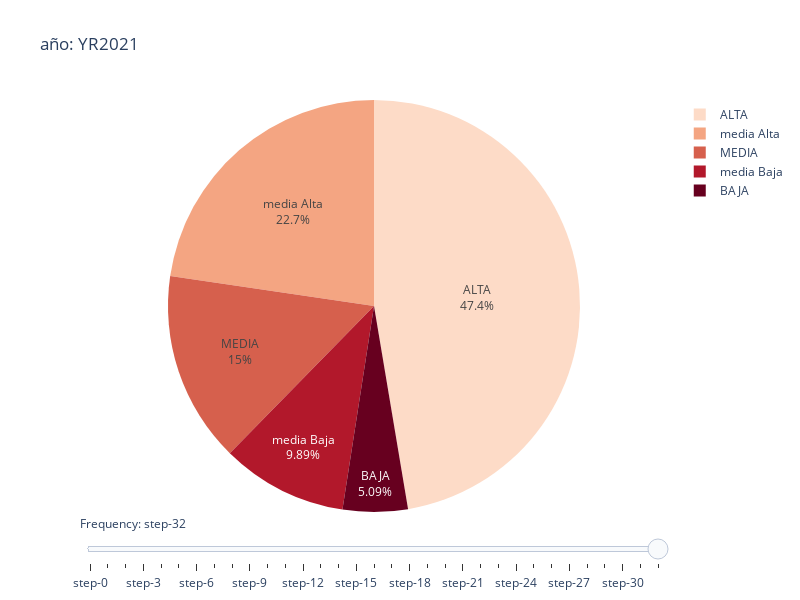

Notebook code cell kept with this figure:
### Code cell
import plotly.graph_objects as go
import numpy as np

# Create figure
fig = go.Figure()

# Add traces, one for each slider step
for step in range(len(result)):
    fig.add_trace(
        go.Pie(labels=result.columns, values=result.iloc[step].tolist(), marker=dict(colors=px.colors.sequential.RdBu)))
    fig.update_traces(textposition='inside', textinfo='percent+label')
    # fig.update_layout(margin=dict(t=0, b=0, l=0, r=0))

# # Make 10th trace visible
fig.data[10].visible = True

# Create and add slider
steps = []
for i in range(len(fig.data)):
    step = dict(
        method="update",
        args=[{"visible": [False] * len(fig.data)},
              {"title": "año: " + result.index.tolist()[i]}],  # layout attribute
    )
    step["args"][0]["visible"][i] = True  # Toggle i'th trace to "visible"
    steps.append(step)

sliders = [dict(
    active= 10,
    currentvalue={"prefix": "Frequency: "},
    pad={"t": 0},
    steps=steps
)]

fig.update_layout(
    sliders=sliders,width=800, height=600
    # margin=dict(t=0, b=0, l=0, r=0)
)

fig.show()

### Figure 1 — Plotly figure (JSON) as saved in the notebook; plotly's stock layout.template omitted (floating-point values rounded to 4 significant figures)
{"data": [{"labels": ["BAJA", "media Baja", "MEDIA", "media Alta", "ALTA"], "marker": {"colors": ["rgb(103,0,31)", "rgb(178,24,43)", "rgb(214,96,77)", "rgb(244,165,130)", "rgb(253,219,199)", "rgb(247,247,247)", "rgb(209,229,240)", "rgb(146,197,222)", "rgb(67,147,195)", "rgb(33,102,172)", "rgb(5,48,97)"]}, "textinfo": "percent+label", "textposition": "inside", "type": "pie", "values": [5.3, 10.2, 15.4, 22.6, 46.6], "visible": false}, {"labels": ["BAJA", "media Baja", "MEDIA", "media Alta", "ALTA"], "marker": {"colors": ["rgb(103,0,31)", "rgb(178,24,43)", "rgb(214,96,77)", "rgb(244,165,130)", "rgb(253,219,199)", "rgb(247,247,247)", "rgb(209,229,240)", "rgb(146,197,222)", "rgb(67,147,195)", "rgb(33,102,172)", "rgb(5,48,97)"]}, "textinfo": "percent+label", "textposition": "inside", "type": "pie", "values": [5.1, 9.9, 14.6, 21.8, 48.5], "visible": false}, {"labels": ["BAJA", "media Baja", "MEDIA", "media Alta", "ALTA"], "marker": {"colors": ["rgb(103,0,31)", "rgb(178,24,43)", "rgb(214,96,77)", "rgb(244,165,130)", "rgb(253,219,199)", "rgb(247,247,247)", "rgb(209,229,240)", "rgb(146,197,222)", "rgb(67,147,195)", "rgb(33,102,172)", "rgb(5,48,97)"]}, "textinfo": "percent+label", "textposition": "inside", "type": "pie", "values": [4.6, 9.3, 14.1, 21.5, 50.6], "visible": false}, {"labels": ["BAJA", "media Baja", "MEDIA", "media Alta", "ALTA"], "marker": {"colors": ["rgb(103,0,31)", "rgb(178,24,43)", "rgb(214,96,77)", "rgb(244,165,130)", "rgb(253,219,199)", "rgb(247,247,247)", "rgb(209,229,240)", "rgb(146,197,222)", "rgb(67,147,195)", "rgb(33,102,172)", "rgb(5,48,97)"]}, "textinfo": "percent+label", "textposition": "inside", "type": "pie", "values": [4.8, 9.1, 13.3, 20.3, 52.5], "visible": false}, {"labels": ["BAJA", "media Baja", "MEDIA", "media Alta", "ALTA"], "marker": {"colors": ["rgb(103,0,31)", "rgb(178,24,43)", "rgb(214,96,77)", "rgb(244,165,130)", "rgb(253,219,199)", "rgb(247,247,247)", "rgb(209,229,240)", "rgb(146,197,222)", "rgb(67,147,195)", "rgb(33,102,172)", "rgb(5,48,97)"]}, "textinfo": "percent+label", "textposition": "inside", "type": "pie", "values": [4.6, 9.2, 13.9, 21.5, 50.9], "visible": false}, {"labels": ["BAJA", "media Baja", "MEDIA", "media Alta", "ALTA"], "marker": {"colors": ["rgb(103,0,31)", "rgb(178,24,43)", "rgb(214,96,77)", "rgb(244,165,130)", "rgb(253,219,199)", "rgb(247,247,247)", "rgb(209,229,240)", "rgb(146,197,222)", "rgb(67,147,195)", "rgb(33,102,172)", "rgb(5,48,97)"]}, "textinfo": "percent+label", "textposition": "inside", "type": "pie", "values": [4.5, 9.3, 14.3, 22, 49.9], "visible": false}, {"labels": ["BAJA", "media Baja", "MEDIA", "media Alta", "ALTA"], "marker": {"colors": ["rgb(103,0,31)", "rgb(178,24,43)", "rgb(214,96,77)", "rgb(244,165,130)", "rgb(253,219,199)", "rgb(247,247,247)", "rgb(209,229,240)", "rgb(146,197,222)", "rgb(67,147,195)", "rgb(33,102,172)", "rgb(5,48,97)"]}, "textinfo": "percent+label", "textposition": "inside", "type": "pie", "values": [4.4, 9, 14, 21.6, 51], "visible": false}, {"labels": ["BAJA", "media Baja", "MEDIA", "media Alta", "ALTA"], "marker": {"colors": ["rgb(103,0,31)", "rgb(178,24,43)", "rgb(214,96,77)", "rgb(244,165,130)", "rgb(253,219,199)", "rgb(247,247,247)", "rgb(209,229,240)", "rgb(146,197,222)", "rgb(67,147,195)", "rgb(33,102,172)", "rgb(5,48,97)"]}, "textinfo": "percent+label", "textposition": "inside", "type": "pie", "values": [3.8, 8.4, 13.3, 20.8, 53.8], "visible": false}, {"labels": ["BAJA", "media Baja", "MEDIA", "media Alta", "ALTA"], "marker": {"colors": ["rgb(103,0,31)", "rgb(178,24,43)", "rgb(214,96,77)", "rgb(244,165,130)", "rgb(253,219,199)", "rgb(247,247,247)", "rgb(209,229,240)", "rgb(146,197,222)", "rgb(67,147,195)", "rgb(33,102,172)", "rgb(5,48,97)"]}, "textinfo": "percent+label", "textposition": "inside", "type": "pie", "values": [3.5, 8.2, 13.1, 21.2, 54], "visible": false}, {"labels": ["BAJA", "media Baja", "MEDIA", "media Alta", "ALTA"], "marker": {"colors": ["rgb(103,0,31)", "rgb(178,24,43)", "rgb(214,96,77)", "rgb(244,165,130)", "rgb(253,219,199)", "rgb(247,247,247)", "rgb(209,229,240)", "rgb(146,197,222)", "rgb(67,147,195)", "rgb(33,102,172)", "rgb(5,48,97)"]}, "textinfo": "percent+label", "textposition": "inside", "type": "pie", "values": [3.5, 8.2, 13.2, 21.3, 53.7], "visible": false}, {"labels": ["BAJA", "media Baja", "MEDIA", "media Alta", "ALTA"], "marker": {"colors": ["rgb(103,0,31)", "rgb(178,24,43)", "rgb(214,96,77)", "rgb(244,165,130)", "rgb(253,219,199)", "rgb(247,247,247)", "rgb(209,229,240)", "rgb(146,197,222)", "rgb(67,147,195)", "rgb(33,102,172)", "rgb(5,48,97)"]}, "textinfo": "percent+label", "textposition": "inside", "type": "pie", "values": [3.4, 7.8, 12.7, 21, 55.1], "visible": false}, {"labels": ["BAJA", "media Baja", "MEDIA", "media Alta", "ALTA"], "marker": {"colors": ["rgb(103,0,31)", "rgb(178,24,43)", "rgb(214,96,77)", "rgb(244,165,130)", "rgb(253,219,199)", "rgb(247,247,247)", "rgb(209,229,240)", "rgb(146,197,222)", "rgb(67,147,195)", "rgb(33,102,172)", "rgb(5,48,97)"]}, "textinfo": "percent+label", "textposition": "inside", "type": "pie", "values": [3.5, 8, 13.1, 21.3, 54.2], "visible": false}, {"labels": ["BAJA", "media Baja", "MEDIA", "media Alta", "ALTA"], "marker": {"colors": ["rgb(103,0,31)", "rgb(178,24,43)", "rgb(214,96,77)", "rgb(244,165,130)", "rgb(253,219,199)", "rgb(247,247,247)", "rgb(209,229,240)", "rgb(146,197,222)", "rgb(67,147,195)", "rgb(33,102,172)", "rgb(5,48,97)"]}, "textinfo": "percent+label", "textposition": "inside", "type": "pie", "values": [3.2, 7.6, 12.8, 21.3, 55.1], "visible": false}, {"labels": ["BAJA", "media Baja", "MEDIA", "media Alta", "ALTA"], "marker": {"colors": ["rgb(103,0,31)", "rgb(178,24,43)", "rgb(214,96,77)", "rgb(244,165,130)", "rgb(253,219,199)", "rgb(247,247,247)", "rgb(209,229,240)", "rgb(146,197,222)", "rgb(67,147,195)", "rgb(33,102,172)", "rgb(5,48,97)"]}, "textinfo": "percent+label", "textposition": "inside", "type": "pie", "values": [2.6, 7.1, 12.3, 21.1, 57], "visible": false}, {"labels": ["BAJA", "media Baja", "MEDIA", "media Alta", "ALTA"], "marker": {"colors": ["rgb(103,0,31)", "rgb(178,24,43)", "rgb(214,96,77)", "rgb(244,165,130)", "rgb(253,219,199)", "rgb(247,247,247)", "rgb(209,229,240)", "rgb(146,197,222)", "rgb(67,147,195)", "rgb(33,102,172)", "rgb(5,48,97)"]}, "textinfo": "percent+label", "textposition": "inside", "type": "pie", "values": [2.8, 6.9, 12.2, 20.3, 57.8], "visible": false}, {"labels": ["BAJA", "media Baja", "MEDIA", "media Alta", "ALTA"], "marker": {"colors": ["rgb(103,0,31)", "rgb(178,24,43)", "rgb(214,96,77)", "rgb(244,165,130)", "rgb(253,219,199)", "rgb(247,247,247)", "rgb(209,229,240)", "rgb(146,197,222)", "rgb(67,147,195)", "rgb(33,102,172)", "rgb(5,48,97)"]}, "textinfo": "percent+label", "textposition": "inside", "type": "pie", "values": [3.3, 7.6, 12.7, 21.5, 54.9], "visible": false}, {"labels": ["BAJA", "media Baja", "MEDIA", "media Alta", "ALTA"], "marker": {"colors": ["rgb(103,0,31)", "rgb(178,24,43)", "rgb(214,96,77)", "rgb(244,165,130)", "rgb(253,219,199)", "rgb(247,247,247)", "rgb(209,229,240)", "rgb(146,197,222)", "rgb(67,147,195)", "rgb(33,102,172)", "rgb(5,48,97)"]}, "textinfo": "percent+label", "textposition": "inside", "type": "pie", "values": [3.6, 8.1, 13.6, 22.1, 52.6], "visible": false}, {"labels": ["BAJA", "media Baja", "MEDIA", "media Alta", "ALTA"], "marker": {"colors": ["rgb(103,0,31)", "rgb(178,24,43)", "rgb(214,96,77)", "rgb(244,165,130)", "rgb(253,219,199)", "rgb(247,247,247)", "rgb(209,229,240)", "rgb(146,197,222)", "rgb(67,147,195)", "rgb(33,102,172)", "rgb(5,48,97)"]}, "textinfo": "percent+label", "textposition": "inside", "type": "pie", "values": [3.8, 8.4, 13.7, 22.1, 52], "visible": false}, {"labels": ["BAJA", "media Baja", "MEDIA", "media Alta", "ALTA"], "marker": {"colors": ["rgb(103,0,31)", "rgb(178,24,43)", "rgb(214,96,77)", "rgb(244,165,130)", "rgb(253,219,199)", "rgb(247,247,247)", "rgb(209,229,240)", "rgb(146,197,222)", "rgb(67,147,195)", "rgb(33,102,172)", "rgb(5,48,97)"]}, "textinfo": "percent+label", "textposition": "inside", "type": "pie", "values": [3.9, 8.7, 14.2, 22.5, 50.6], "visible": false}, {"labels": ["BAJA", "media Baja", "MEDIA", "media Alta", "ALTA"], "marker": {"colors": ["rgb(103,0,31)", "rgb(178,24,43)", "rgb(214,96,77)", "rgb(244,165,130)", "rgb(253,219,199)", "rgb(247,247,247)", "rgb(209,229,240)", "rgb(146,197,222)", "rgb(67,147,195)", "rgb(33,102,172)", "rgb(5,48,97)"]}, "textinfo": "percent+label", "textposition": "inside", "type": "pie", "values": [4.1, 8.7, 14.2, 22.4, 50.6], "visible": false}, {"labels": ["BAJA", "media Baja", "MEDIA", "media Alta", "ALTA"], "marker": {"colors": ["rgb(103,0,31)", "rgb(178,24,43)", "rgb(214,96,77)", "rgb(244,165,130)", "rgb(253,219,199)", "rgb(247,247,247)", "rgb(209,229,240)", "rgb(146,197,222)", "rgb(67,147,195)", "rgb(33,102,172)", "rgb(5,48,97)"]}, "textinfo": "percent+label", "textposition": "inside", "type": "pie", "values": [4.2, 9.1, 14.5, 22.7, 49.4], "visible": false}, {"labels": ["BAJA", "media Baja", "MEDIA", "media Alta", "ALTA"], "marker": {"colors": ["rgb(103,0,31)", "rgb(178,24,43)", "rgb(214,96,77)", "rgb(244,165,130)", "rgb(253,219,199)", "rgb(247,247,247)", "rgb(209,229,240)", "rgb(146,197,222)", "rgb(67,147,195)", "rgb(33,102,172)", "rgb(5,48,97)"]}, "textinfo": "percent+label", "textposition": "inside", "type": "pie", "values": [4.3, 9.4, 15, 23, 48.3], "visible": false}, {"labels": ["BAJA", "media Baja", "MEDIA", "media Alta", "ALTA"], "marker": {"colors": ["rgb(103,0,31)", "rgb(178,24,43)", "rgb(214,96,77)", "rgb(244,165,130)", "rgb(253,219,199)", "rgb(247,247,247)", "rgb(209,229,240)", "rgb(146,197,222)", "rgb(67,147,195)", "rgb(33,102,172)", "rgb(5,48,97)"]}, "textinfo": "percent+label", "textposition": "inside", "type": "pie", "values": [4.6, 9.4, 14.9, 22.6, 48.6], "visible": false}, {"labels": ["BAJA", "media Baja", "MEDIA", "media Alta", "ALTA"], "marker": {"colors": ["rgb(103,0,31)", "rgb(178,24,43)", "rgb(214,96,77)", "rgb(244,165,130)", "rgb(253,219,199)", "rgb(247,247,247)", "rgb(209,229,240)", "rgb(146,197,222)", "rgb(67,147,195)", "rgb(33,102,172)", "rgb(5,48,97)"]}, "textinfo": "percent+label", "textposition": "inside", "type": "pie", "values": [4.8, 9.6, 15, 22.7, 47.8], "visible": false}, {"labels": ["BAJA", "media Baja", "MEDIA", "media Alta", "ALTA"], "marker": {"colors": ["rgb(103,0,31)", "rgb(178,24,43)", "rgb(214,96,77)", "rgb(244,165,130)", "rgb(253,219,199)", "rgb(247,247,247)", "rgb(209,229,240)", "rgb(146,197,222)", "rgb(67,147,195)", "rgb(33,102,172)", "rgb(5,48,97)"]}, "textinfo": "percent+label", "textposition": "inside", "type": "pie", "values": [5, 9.9, 15.4, 23.2, 46.5], "visible": false}, {"labels": ["BAJA", "media Baja", "MEDIA", "media Alta", "ALTA"], "marker": {"colors": ["rgb(103,0,31)", "rgb(178,24,43)", "rgb(214,96,77)", "rgb(244,165,130)", "rgb(253,219,199)", "rgb(247,247,247)", "rgb(209,229,240)", "rgb(146,197,222)", "rgb(67,147,195)", "rgb(33,102,172)", "rgb(5,48,97)"]}, "textinfo": "percent+label", "textposition": "inside", "type": "pie", "values": [5, 10, 15.6, 23.3, 46.1], "visible": false}, {"labels": ["BAJA", "media Baja", "MEDIA", "media Alta", "ALTA"], "marker": {"colors": ["rgb(103,0,31)", "rgb(178,24,43)", "rgb(214,96,77)", "rgb(244,165,130)", "rgb(253,219,199)", "rgb(247,247,247)", "rgb(209,229,240)", "rgb(146,197,222)", "rgb(67,147,195)", "rgb(33,102,172)", "rgb(5,48,97)"]}, "textinfo": "percent+label", "textposition": "inside", "type": "pie", "values": [5.1, 9.8, 15.2, 23.1, 46.8], "visible": false}, {"labels": ["BAJA", "media Baja", "MEDIA", "media Alta", "ALTA"], "marker": {"colors": ["rgb(103,0,31)", "rgb(178,24,43)", "rgb(214,96,77)", "rgb(244,165,130)", "rgb(253,219,199)", "rgb(247,247,247)", "rgb(209,229,240)", "rgb(146,197,222)", "rgb(67,147,195)", "rgb(33,102,172)", "rgb(5,48,97)"]}, "textinfo": "percent+label", "textposition": "inside", "type": "pie", "values": [4.9, 9.8, 15.2, 22.9, 47.2], "visible": false}, {"labels": ["BAJA", "media Baja", "MEDIA", "media Alta", "ALTA"], "marker": {"colors": ["rgb(103,0,31)", "rgb(178,24,43)", "rgb(214,96,77)", "rgb(244,165,130)", "rgb(253,219,199)", "rgb(247,247,247)", "rgb(209,229,240)", "rgb(146,197,222)", "rgb(67,147,195)", "rgb(33,102,172)", "rgb(5,48,97)"]}, "textinfo": "percent+label", "textposition": "inside", "type": "pie", "values": [5.1, 10, 15.4, 23.1, 46.4], "visible": false}, {"labels": ["BAJA", "media Baja", "MEDIA", "media Alta", "ALTA"], "marker": {"colors": ["rgb(103,0,31)", "rgb(178,24,43)", "rgb(214,96,77)", "rgb(244,165,130)", "rgb(253,219,199)", "rgb(247,247,247)", "rgb(209,229,240)", "rgb(146,197,222)", "rgb(67,147,195)", "rgb(33,102,172)", "rgb(5,48,97)"]}, "textinfo": "percent+label", "textposition": "inside", "type": "pie", "values": [5, 10, 15.4, 23.1, 46.5], "visible": false}, {"labels": ["BAJA", "media Baja", "MEDIA", "media Alta", "ALTA"], "marker": {"colors": ["rgb(103,0,31)", "rgb(178,24,43)", "rgb(214,96,77)", "rgb(244,165,130)", "rgb(253,219,199)", "rgb(247,247,247)", "rgb(209,229,240)", "rgb(146,197,222)", "rgb(67,147,195)", "rgb(33,102,172)", "rgb(5,48,97)"]}, "textinfo": "percent+label", "textposition": "inside", "type": "pie", "values": [4.7, 9.5, 15, 22.9, 47.9], "visible": false}, {"labels": ["BAJA", "media Baja", "MEDIA", "media Alta", "ALTA"], "marker": {"colors": ["rgb(103,0,31)", "rgb(178,24,43)", "rgb(214,96,77)", "rgb(244,165,130)", "rgb(253,219,199)", "rgb(247,247,247)", "rgb(209,229,240)", "rgb(146,197,222)", "rgb(67,147,195)", "rgb(33,102,172)", "rgb(5,48,97)"]}, "textinfo": "percent+label", "textposition": "inside", "type": "pie", "values": [4.8, 9.5, 15.1, 23.2, 47.3], "visible": false}, {"labels": ["BAJA", "media Baja", "MEDIA", "media Alta", "ALTA"], "marker": {"colors": ["rgb(103,0,31)", "rgb(178,24,43)", "rgb(214,96,77)", "rgb(244,165,130)", "rgb(253,219,199)", "rgb(247,247,247)", "rgb(209,229,240)", "rgb(146,197,222)", "rgb(67,147,195)", "rgb(33,102,172)", "rgb(5,48,97)"]}, "textinfo": "percent+label", "textposition": "inside", "type": "pie", "values": [5.1, 9.9, 15, 22.7, 47.4], "visible": true}], "layout": {"height": 600, "sliders": [{"active": 32, "currentvalue": {"prefix": "Frequency: "}, "pad": {"t": 0}, "steps": [{"args": [{"visible": [true, false, false, false, false, false, false, false, false, false, false, false, false, false, false, false, false, false, false, false, false, false, false, false, false, false, false, false, false, false, false, false, false]}, {"title": "año: YR1980"}], "method": "update"}, {"args": [{"visible": [false, true, false, false, false, false, false, false, false, false, false, false, false, false, false, false, false, false, false, false, false, false, false, false, false, false, false, false, false, false, false, false, false]}, {"title": "año: YR1986"}], "method": "update"}, {"args": [{"visible": [false, false, true, false, false, false, false, false, false, false, false, false, false, false, false, false, false, false, false, false, false, false, false, false, false, false, false, false, false, false, false, false, false]}, {"title": "año: YR1987"}], "method": "update"}, {"args": [{"visible": [false, false, false, true, false, false, false, false, false, false, false, false, false, false, false, false, false, false, false, false, false, false, false, false, false, false, false, false, false, false, false, false, false]}, {"title": "año: YR1991"}], "method": "update"}, {"args": [{"visible": [false, false, false, false, true, false, false, false, false, false, false, false, false, false, false, false, false, false, false, false, false, false, false, false, false, false, false, false, false, false, false, false, false]}, {"title": "año: YR1992"}], "method": "update"}, {"args": [{"visible": [false, false, false, false, false, true, false, false, false, false, false, false, false, false, false, false, false, false, false, false, false, false, false, false, false, false, false, false, false, false, false, false, false]}, {"title": "año: YR1993"}], "method": "update"}, {"args": [{"visible": [false, false, false, false, false, false, true, false, false, false, false, false, false, false, false, false, false, false, false, false, false, false, false, false, false, false, false, false, false, false, false, false, false]}, {"title": "año: YR1994"}], "method": "update"}, {"args": [{"visible": [false, false, false, false, false, false, false, true, false, false, false, false, false, false, false, false, false, false, false, false, false, false, false, false, false, false, false, false, false, false, false, false, false]}, {"title": "año: YR1995"}], "method": "update"}, {"args": [{"visible": [false, false, false, false, false, false, false, false, true, false, false, false, false, false, false, false, false, false, false, false, false, false, false, false, false, false, false, false, false, false, false, false, false]}, {"title": "año: YR1996"}], "method": "update"}, {"args": [{"visible": [false, false, false, false, false, false, false, false, false, true, false, false, false, false, false, false, false, false, false, false, false, false, false, false, false, false, false, false, false, false, false, false, false]}, {"title": "año: YR1997"}], "method": "update"}, {"args": [{"visible": [false, false, false, false, false, false, false, false, false, false, true, false, false, false, false, false, false, false, false, false, false, false, false, false, false, false, false, false, false, false, false, false, false]}, {"title": "año: YR1998"}], "method": "update"}, {"args": [{"visible": [false, false, false, false, false, false, false, false, false, false, false, true, false, false, false, false, false, false, false, false, false, false, false, false, false, false, false, false, false, false, false, false, false]}, {"title": "año: YR1999"}], "method": "update"}, {"args": [{"visible": [false, false, false, false, false, false, false, false, false, false, false, false, true, false, false, false, false, false, false, false, false, false, false, false, false, false, false, false, false, false, false, false, false]}, {"title": "año: YR2000"}], "method": "update"}, {"args": [{"visible": [false, false, false, false, false, false, false, false, false, false, false, false, false, true, false, false, false, false, false, false, false, false, false, false, false, false, false, false, false, false, false, false, false]}, {"title": "año: YR2001"}], "method": "update"}, {"args": [{"visible": [false, false, false, false, false, false, false, false, false, false, false, false, false, false, true, false, false, false, false, false, false, false, false, false, false, false, false, false, false, false, false, false, false]}, {"title": "año: YR2002"}], "method": "update"}, {"args": [{"visible": [false, false, false, false, false, false, false, false, false, false, false, false, false, false, false, true, false, false, false, false, false, false, false, false, false, false, false, false, false, false, false, false, false]}, {"title": "año: YR2003"}], "method": "update"}, {"args": [{"visible": [false, false, false, false, false, false, false, false, false, false, false, false, false, false, false, false, true, false, false, false, false, false, false, false, false, false, false, false, false, false, false, false, false]}, {"title": "año: YR2004"}], "method": "update"}, {"args": [{"visible": [false, false, false, false, false, false, false, false, false, false, false, false, false, false, false, false, false, true, false, false, false, false, false, false, false, false, false, false, false, false, false, false, false]}, {"title": "año: YR2005"}], "method": "update"}, {"args": [{"visible": [false, false, false, false, false, false, false, false, false, false, false, false, false, false, false, false, false, false, true, false, false, false, false, false, false, false, false, false, false, false, false, false, false]}, {"title": "año: YR2006"}], "method": "update"}, {"args": [{"visible": [false, false, false, false, false, false, false, false, false, false, false, false, false, false, false, false, false, false, false, true, false, false, false, false, false, false, false, false, false, false, false, false, false]}, {"title": "año: YR2007"}], "method": "update"}, {"args": [{"visible": [false, false, false, false, false, false, false, false, false, false, false, false, false, false, false, false, false, false, false, false, true, false, false, false, false, false, false, false, false, false, false, false, false]}, {"title": "año: YR2008"}], "method": "update"}, {"args": [{"visible": [false, false, false, false, false, false, false, false, false, false, false, false, false, false, false, false, false, false, false, false, false, true, false, false, false, false, false, false, false, false, false, false, false]}, {"title": "año: YR2009"}], "method": "update"}, {"args": [{"visible": [false, false, false, false, false, false, false, false, false, false, false, false, false, false, false, false, false, false, false, false, false, false, true, false, false, false, false, false, false, false, false, false, false]}, {"title": "año: YR2010"}], "method": "update"}, {"args": [{"visible": [false, false, false, false, false, false, false, false, false, false, false, false, false, false, false, false, false, false, false, false, false, false, false, true, false, false, false, false, false, false, false, false, false]}, {"title": "año: YR2011"}], "method": "update"}, {"args": [{"visible": [false, false, false, false, false, false, false, false, false, false, false, false, false, false, false, false, false, false, false, false, false, false, false, false, true, false, false, false, false, false, false, false, false]}, {"title": "año: YR2012"}], "method": "update"}, {"args": [{"visible": [false, false, false, false, false, false, false, false, false, false, false, false, false, false, false, false, false, false, false, false, false, false, false, false, false, true, false, false, false, false, false, false, false]}, {"title": "año: YR2013"}], "method": "update"}, {"args": [{"visible": [false, false, false, false, false, false, false, false, false, false, false, false, false, false, false, false, false, false, false, false, false, false, false, false, false, false, true, false, false, false, false, false, false]}, {"title": "año: YR2014"}], "method": "update"}, {"args": [{"visible": [false, false, false, false, false, false, false, false, false, false, false, false, false, false, false, false, false, false, false, false, false, false, false, false, false, false, false, true, false, false, false, false, false]}, {"title": "año: YR2016"}], "method": "update"}, {"args": [{"visible": [false, false, false, false, false, false, false, false, false, false, false, false, false, false, false, false, false, false, false, false, false, false, false, false, false, false, false, false, true, false, false, false, false]}, {"title": "año: YR2017"}], "method": "update"}, {"args": [{"visible": [false, false, false, false, false, false, false, false, false, false, false, false, false, false, false, false, false, false, false, false, false, false, false, false, false, false, false, false, false, true, false, false, false]}, {"title": "año: YR2018"}], "method": "update"}, {"args": [{"visible": [false, false, false, false, false, false, false, false, false, false, false, false, false, false, false, false, false, false, false, false, false, false, false, false, false, false, false, false, false, false, true, false, false]}, {"title": "año: YR2019"}], "method": "update"}, {"args": [{"visible": [false, false, false, false, false, false, false, false, false, false, false, false, false, false, false, false, false, false, false, false, false, false, false, false, false, false, false, false, false, false, false, true, false]}, {"title": "año: YR2020"}], "method": "update"}, {"args": [{"visible": [false, false, false, false, false, false, false, false, false, false, false, false, false, false, false, false, false, false, false, false, false, false, false, false, false, false, false, false, false, false, false, false, true]}, {"title": "año: YR2021"}], "method": "update"}]}], "title": {"text": "año: YR2021"}, "width": 800}}
